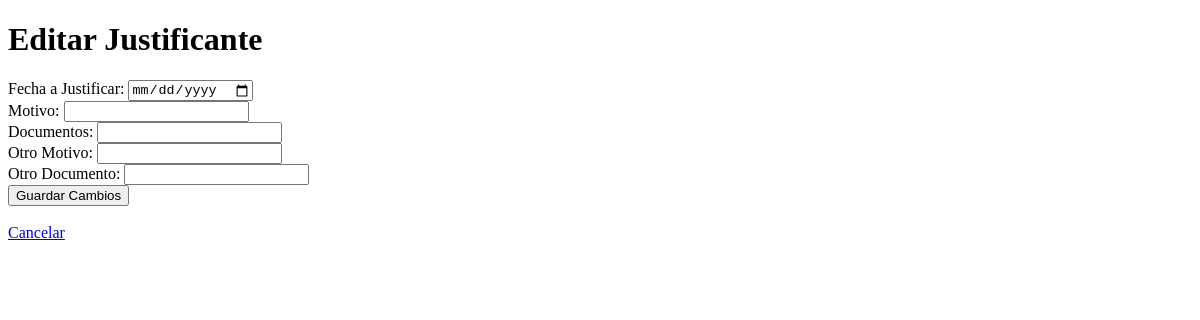
/editar_justificante/14, run on an earlier commit of the app's database.
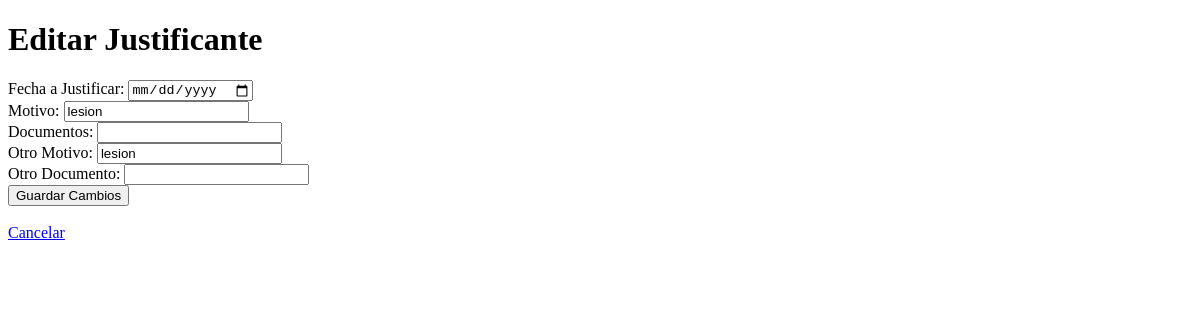
And on a later commit of the database.
### tables this page shows
CREATE TABLE justificantes (
                id INTEGER PRIMARY KEY AUTOINCREMENT,
                matricula TEXT,
                fecha_justificar TEXT,
                motivo TEXT,
                documentos TEXT,
                motivo_otros TEXT
            , documento_otros TEXT);

### app.py (the view, shortened to what this page needs)
@app.route('/editar_justificante/<int:id>', methods=['GET', 'POST'])
def editar_justificante(id):
    with sqlite3.connect(db_path) as conn:
        cursor = conn.cursor()
        cursor.execute("SELECT * FROM justificantes WHERE id = ?", (id,))
        justificante = cursor.fetchone()
    return render_template('editar_justificante.html', justificante=justificante)

### templates/editar_justificante.html (shortened to what this page needs)
<!DOCTYPE html>
<html lang="es">
<head>
</head>
<body>
    <h1>Editar Justificante</h1>
    <form action="/editar_justificante/{{ justificante[0] }}" method="POST">
        <label for="fecha_justificar">Fecha a Justificar:</label>
        <input type="date" id="fecha_justificar" name="fecha_justificar" value="{{ justificante[2] }}" required><br>
        <label for="motivo">Motivo:</label>
        <input type="text" id="motivo" name="motivo"
               value="{% if justificante[3] == 'OTROS' %}{{ justificante[5] }}{% else %}{{ justificante[3] }}{% endif %}"
               required><br>
        <label for="documentos">Documentos:</label>
        <input type="text" id="documentos" name="documentos"
               value="{% if justificante[4] == 'OTROS' %}{{ justificante[6] }}{% else %}{{ justificante[4] }}{% endif %}"
               required><br>
        <label for="motivo_otros">Otro Motivo:</label>
        <input type="text" id="motivo_otros" name="motivo_otros" value="{{ justificante[5] }}"><br>
        <label for="documento_otros">Otro Documento:</label>
        <input type="text" id="documento_otros" name="documento_otros" value="{{ justificante[6] }}"><br>
        <button type="submit">Guardar Cambios</button>
    </form>
    <br>
    <a href="/listar_justificantes">Cancelar</a>
</body>
</html>

What changed in the data, as far as the page shows it:
added justificantes: motivo "lesion", motivo_otros "lesion"
